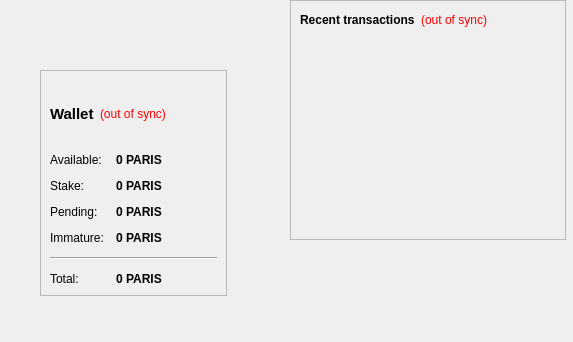
<?xml version="1.0" encoding="UTF-8"?>
<ui version="4.0">
 <class>OverviewPage</class>
 <widget class="QWidget" name="OverviewPage">
  <property name="geometry">
   <rect>
    <x>0</x>
    <y>0</y>
    <width>573</width>
    <height>342</height>
   </rect>
  </property>
  <property name="windowTitle">
   <string>Form</string>
  </property>
  <property name="styleSheet">
   <string notr="true">QListView { background: transparent; }</string>
  </property>
  <widget class="QWidget" name="layoutWidget">
   <property name="geometry">
    <rect>
     <x>40</x>
     <y>70</y>
     <width>187</width>
     <height>226</height>
    </rect>
   </property>
   <layout class="QVBoxLayout" name="verticalLayout_2">
    <item>
     <widget class="QFrame" name="frame">
      <property name="styleSheet">
       <string notr="true">QListView { background: transparent; }</string>
      </property>
      <property name="frameShape">
       <enum>QFrame::StyledPanel</enum>
      </property>
      <property name="frameShadow">
       <enum>QFrame::Raised</enum>
      </property>
      <layout class="QVBoxLayout" name="verticalLayout_4">
       <item>
        <layout class="QHBoxLayout" name="horizontalLayout_4">
         <item>
          <widget class="QLabel" name="label_5">
           <property name="font">
            <font>
             <pointsize>11</pointsize>
             <weight>75</weight>
             <bold>true</bold>
            </font>
           </property>
           <property name="text">
            <string>Wallet</string>
           </property>
          </widget>
         </item>
         <item>
          <widget class="QLabel" name="labelWalletStatus">
           <property name="toolTip">
            <string>The displayed information may be out of date. Your wallet automatically synchronizes with the PARIS network after a connection is established, but this process has not completed yet.</string>
           </property>
           <property name="styleSheet">
            <string notr="true">QLabel { color: red; }</string>
           </property>
           <property name="text">
            <string notr="true">(out of sync)</string>
           </property>
           <property name="alignment">
            <set>Qt::AlignLeading|Qt::AlignLeft|Qt::AlignVCenter</set>
           </property>
          </widget>
         </item>
         <item>
          <spacer name="horizontalSpacer_2">
           <property name="orientation">
            <enum>Qt::Horizontal</enum>
           </property>
           <property name="sizeHint" stdset="0">
            <size>
             <width>40</width>
             <height>20</height>
            </size>
           </property>
          </spacer>
         </item>
        </layout>
       </item>
       <item>
        <layout class="QFormLayout" name="formLayout_2">
         <property name="fieldGrowthPolicy">
          <enum>QFormLayout::AllNonFixedFieldsGrow</enum>
         </property>
         <property name="horizontalSpacing">
          <number>12</number>
         </property>
         <property name="verticalSpacing">
          <number>12</number>
         </property>
         <item row="0" column="0">
          <widget class="QLabel" name="label">
           <property name="text">
            <string>Available:</string>
           </property>
          </widget>
         </item>
         <item row="0" column="1">
          <widget class="QLabel" name="labelBalance">
           <property name="font">
            <font>
             <weight>75</weight>
             <bold>true</bold>
            </font>
           </property>
           <property name="cursor">
            <cursorShape>IBeamCursor</cursorShape>
           </property>
           <property name="toolTip">
            <string>Your current spendable balance</string>
           </property>
           <property name="text">
            <string notr="true">0 PARIS</string>
           </property>
           <property name="textInteractionFlags">
            <set>Qt::LinksAccessibleByMouse|Qt::TextSelectableByKeyboard|Qt::TextSelectableByMouse</set>
           </property>
          </widget>
         </item>
         <item row="1" column="0">
          <widget class="QLabel" name="label_6">
           <property name="text">
            <string>Stake:</string>
           </property>
          </widget>
         </item>
         <item row="1" column="1">
          <widget class="QLabel" name="labelStake">
           <property name="font">
            <font>
             <weight>75</weight>
             <bold>true</bold>
            </font>
           </property>
           <property name="cursor">
            <cursorShape>IBeamCursor</cursorShape>
           </property>
           <property name="toolTip">
            <string>Total of coins that was staked, and do not yet count toward the current balance</string>
           </property>
           <property name="text">
            <string notr="true">0 PARIS</string>
           </property>
           <property name="textInteractionFlags">
            <set>Qt::LinksAccessibleByMouse|Qt::TextSelectableByKeyboard|Qt::TextSelectableByMouse</set>
           </property>
          </widget>
         </item>
         <item row="2" column="0">
          <widget class="QLabel" name="label_3">
           <property name="text">
            <string>Pending:</string>
           </property>
          </widget>
         </item>
         <item row="3" column="0">
          <widget class="QLabel" name="labelImmatureText">
           <property name="text">
            <string>Immature:</string>
           </property>
          </widget>
         </item>
         <item row="3" column="1">
          <widget class="QLabel" name="labelImmature">
           <property name="font">
            <font>
             <weight>75</weight>
             <bold>true</bold>
            </font>
           </property>
           <property name="toolTip">
            <string>Mined balance that has not yet matured</string>
           </property>
           <property name="text">
            <string notr="true">0 PARIS</string>
           </property>
           <property name="textInteractionFlags">
            <set>Qt::LinksAccessibleByMouse|Qt::TextSelectableByKeyboard|Qt::TextSelectableByMouse</set>
           </property>
          </widget>
         </item>
         <item row="4" column="0" colspan="2">
          <widget class="Line" name="line">
           <property name="orientation">
            <enum>Qt::Horizontal</enum>
           </property>
          </widget>
         </item>
         <item row="5" column="0">
          <widget class="QLabel" name="labelTotalText">
           <property name="text">
            <string>Total:</string>
           </property>
          </widget>
         </item>
         <item row="5" column="1">
          <widget class="QLabel" name="labelTotal">
           <property name="font">
            <font>
             <weight>75</weight>
             <bold>true</bold>
            </font>
           </property>
           <property name="cursor">
            <cursorShape>IBeamCursor</cursorShape>
           </property>
           <property name="toolTip">
            <string>Your current total balance</string>
           </property>
           <property name="text">
            <string notr="true">0 PARIS</string>
           </property>
           <property name="textInteractionFlags">
            <set>Qt::LinksAccessibleByMouse|Qt::TextSelectableByKeyboard|Qt::TextSelectableByMouse</set>
           </property>
          </widget>
         </item>
         <item row="2" column="1">
          <widget class="QLabel" name="labelUnconfirmed">
           <property name="font">
            <font>
             <weight>75</weight>
             <bold>true</bold>
            </font>
           </property>
           <property name="cursor">
            <cursorShape>IBeamCursor</cursorShape>
           </property>
           <property name="toolTip">
            <string>Total of transactions that have yet to be confirmed, and do not yet count toward the current balance</string>
           </property>
           <property name="text">
            <string notr="true">0 PARIS</string>
           </property>
           <property name="textInteractionFlags">
            <set>Qt::LinksAccessibleByMouse|Qt::TextSelectableByKeyboard|Qt::TextSelectableByMouse</set>
           </property>
          </widget>
         </item>
        </layout>
       </item>
      </layout>
     </widget>
    </item>
   </layout>
  </widget>
  <widget class="QFrame" name="frame_2">
   <property name="geometry">
    <rect>
     <x>290</x>
     <y>0</y>
     <width>276</width>
     <height>240</height>
    </rect>
   </property>
   <property name="frameShape">
    <enum>QFrame::StyledPanel</enum>
   </property>
   <property name="frameShadow">
    <enum>QFrame::Raised</enum>
   </property>
   <layout class="QVBoxLayout" name="verticalLayout">
    <item>
     <layout class="QHBoxLayout" name="horizontalLayout_2">
      <item>
       <widget class="QLabel" name="label_4">
        <property name="text">
         <string>&lt;b&gt;Recent transactions&lt;/b&gt;</string>
        </property>
       </widget>
      </item>
      <item>
       <widget class="QLabel" name="labelTransactionsStatus">
        <property name="toolTip">
         <string>The displayed information may be out of date. Your wallet automatically synchronizes with the PARIS network after a connection is established, but this process has not completed yet.</string>
        </property>
        <property name="styleSheet">
         <string notr="true">QLabel { color: red; }</string>
        </property>
        <property name="text">
         <string notr="true">(out of sync)</string>
        </property>
        <property name="alignment">
         <set>Qt::AlignRight|Qt::AlignTrailing|Qt::AlignVCenter</set>
        </property>
       </widget>
      </item>
      <item>
       <spacer name="horizontalSpacer">
        <property name="orientation">
         <enum>Qt::Horizontal</enum>
        </property>
        <property name="sizeHint" stdset="0">
         <size>
          <width>40</width>
          <height>20</height>
         </size>
        </property>
       </spacer>
      </item>
     </layout>
    </item>
    <item>
     <layout class="QVBoxLayout" name="verticalLayout_3">
      <item>
       <spacer name="verticalSpacer_2">
        <property name="orientation">
         <enum>Qt::Vertical</enum>
        </property>
        <property name="sizeHint" stdset="0">
         <size>
          <width>20</width>
          <height>40</height>
         </size>
        </property>
       </spacer>
      </item>
     </layout>
    </item>
    <item>
     <widget class="QListView" name="listTransactions">
      <property name="styleSheet">
       <string notr="true">QListView { background: transparent; }</string>
      </property>
      <property name="frameShape">
       <enum>QFrame::NoFrame</enum>
      </property>
      <property name="verticalScrollBarPolicy">
       <enum>Qt::ScrollBarAlwaysOff</enum>
      </property>
      <property name="horizontalScrollBarPolicy">
       <enum>Qt::ScrollBarAlwaysOff</enum>
      </property>
      <property name="selectionMode">
       <enum>QAbstractItemView::NoSelection</enum>
      </property>
     </widget>
    </item>
   </layout>
  </widget>
 </widget>
 <resources/>
 <connections/>
</ui>
